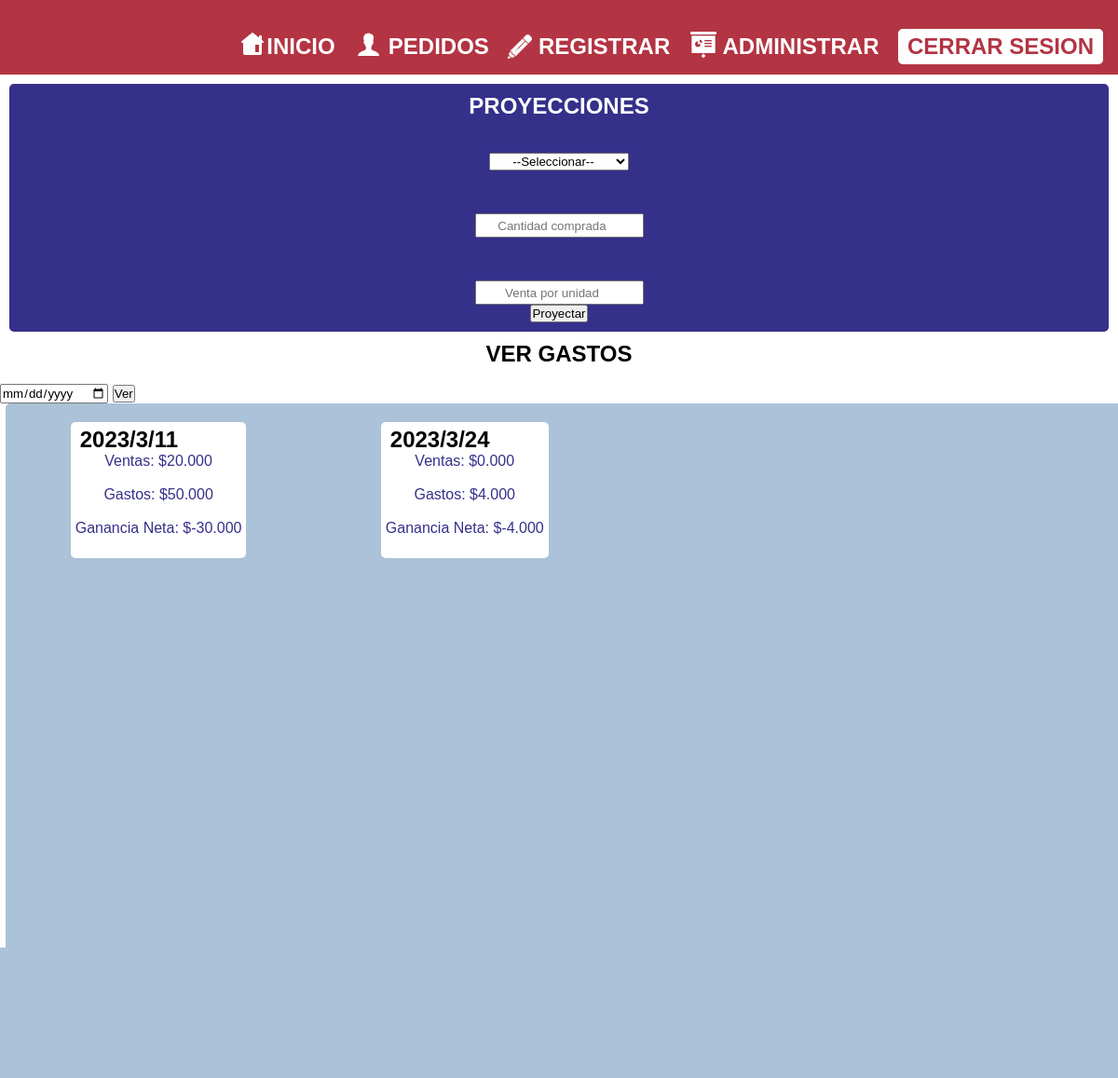
Screenshot of /consulta (signed in) with the database file from the repository.
### servidor.py (models this page shows)
class Registro_dia(db.Model):
    id = db.Column(db.Integer, primary_key=True)
    fecha = db.Column(db.String,unique=True, nullable=False)
    venta = db.Column(db.Float, nullable=False)
    gasto = db.Column(db.Float, nullable=False)

### servidor.py (the view, shortened to what this page needs)
@app.route('/consulta', methods = ['POST', 'GET'])
def consulta():
    usuario = db.session.query(Usuario).get(session['id_user'])
    productos = db.session.query(Productos).all()
    ventas_db = Registro_dia.query.order_by(Registro_dia.id.asc()).all()
    return render_template('consulta.html', usuariodata=db.session.query(Usuario).get(session['id_user']), productos = productos, registros = ventas_db)

### templates/consulta.html (shortened to what this page needs)
{% extends "plantilla.html"%}
	{%block body%}
        <div class="consultas">
            <form id="form_consulta" action="/consulta" method="post">
                <h2 class="titulo_blanco">PROYECCIONES</h2>
                <br><br>
                <select name="producto">
                    <option class="entrada-login" value="" disabled selected>    --Seleccionar--     </option>
                    <br>
                </select>
                <br><br>
                <input  type="number" min="1" name="cantidad" autocomplete="off" placeholder="Cantidad comprada">
                <br><br>
                <input type="number" min="1" name="porciones" autocomplete="off" placeholder="Venta por unidad">
                <button type="submit">Proyectar</button>
            </form>
            <form action="/detalles_gastos" method="post">
                <h2 class="titulo_banco">VER GASTOS</h2>
                <br>
                <input type="date" name="fecha" pattern="d{4}/d{2}/{2}">
                <button type="submit">Ver</button>
            </form>
        </div>
        <div class="pedidos">
            <div class="contenedor_de_pedidos">
                {%for i in registros:%}
                    <div class="registros_dia">
                        <h2 class="numero">{{i.fecha}}</h2>
                        Ventas: {{'${:,.3f}'.format(i.venta)}}
                        <br><br>
                        Gastos: {{'${:,.3f}'.format(i.gasto)}}
                        <br><br>
                        Ganancia Neta: {{'${:,.3f}'.format(i.venta-i.gasto)}}
                        <br><br>
                    </div>
                {%endfor%}
            </div>
        </div>
    {%endblock%}

### templates/plantilla.html (shortened to what this page needs)
<!DOCTYPE html>
<html lang="en">
<head>
	<link rel="stylesheet" href="{{url_for('static', filename="css/style.css")}}">
	<link rel="stylesheet" href="{{url_for('static', filename="css/tarjetas.css")}}">
</head>
<body>
    <header class="navegacion">
		<div class="elementos">
			<ul class="herramientas">
				<li class="herramienta"><a href="/"><img class="icon-bar-home" src="{{url_for('static', filename="img/home.png")}}" alt="">inicio</a></li>
				<li class="herramienta"><a href="/pedidos"><img class="icon-bar-home" src="{{url_for('static', filename="img/empleados.png")}}" alt=""> pedidos</a></li>
				{%if usuariodata.cargo == 'Administrador'%}
					<li class="herramienta"><a href="/signup"><img class="icon-bar-pen" src="{{url_for('static', filename="img/registrar.png")}}" alt=""> registrar</a></li>
					<li class="herramienta"><a href="/estadisticas"><img class="icon-bar" src="{{url_for('static', filename="img/grafico.png")}}" alt=""> administrar</a></li>
				{%endif%}
				<li class="herramienta"><button type="submit" class="cerrar"><a href="/cerrar_sesion">cerrar sesion</a></button></li>
			</ul>
		</div>
	</header>
	{%block body%}
	{%endblock%}
</body>
</html>

### static/css/style.css (style rules this page uses)
* { padding: 0; margin: 0; font-family: Verdana, Geneva, Tahoma, sans-serif; }
.entrada-login { border-left: none; border-right: none; border-top: none; border-color: #35308a; background: #fff; height: max-content; width: max-content; padding: 5px 3px; color: #35308a; text-align: center; display: block; margin-bottom: 2em; margin-left: 23%; font-size: 18px; }
button { cursor: pointer; }
.navegacion { width: 100vw; height: 10vh; background: #b33443; }
.herramientas { text-align: end; list-style: none; }
.herramienta a { text-decoration: none; color: #fff; font-size: 3vh; font-weight: 600; text-transform: uppercase; }
.herramienta { display: inline-block; margin-right: 1em; margin-top: 3.5vh; }
.cerrar { background: #fff; font-size: 3vh; font-weight: 600; text-transform: uppercase; padding: 5px 10px; margin-top: -.5em; border: none; border-radius: 5px; }
.cerrar a { color: #b33443; }
input[type="number"] { -webkit-appearance: textfield !important; -moz-appearance:textfield !important; }
.pedidos { background: #abc2d8; height: 88vh; width: 99.5%; margin-left: .5%; border-radius: 5px; text-align: center; color: #35308a; padding: 10px; }
.contenedor_de_pedidos { height: 80vh; width: 90%; overflow-x: hidden; display: grid; grid-template-columns: 30% 30% 30%; column-gap: 1%; row-gap: 2%; margin-top: 10px; margin-left: 5%; }
.numero { text-align: left; margin-left: 5px; color: #000; }
.icon-bar { height: 30px; position: relative; top: 5px; }
.icon-bar-pen { height: 26px; position: relative; top: 5px; }
.icon-bar-home { height: 30px; position: relative; top: 5px; }
#form_consulta { display: flex; flex-direction: column; justify-content: center; align-items: center; background-color: #35308a; border-radius: 5px; padding: 10px; margin: 10px; }
#form_consulta input { margin-top: 10px; height: 22px; text-align: center; }
.titulo_blanco { color: #fff; }
.registros_dia { background-color: #fff; width: max-content; padding: 5px; border-radius: 5px; transition: all ease .4s; height: max-content; }

### static/css/tarjetas.css (style rules this page uses)
h2 { text-transform: uppercase; text-align: center; }

### rows the page displays
Registro_dia: fecha "2023/3/11", venta "$20.000", gasto "$50.000", i.venta-i.gasto "$-30.000"
Registro_dia: fecha "2023/3/24", venta "$0.000", gasto "$4.000", i.venta-i.gasto "$-4.000"
